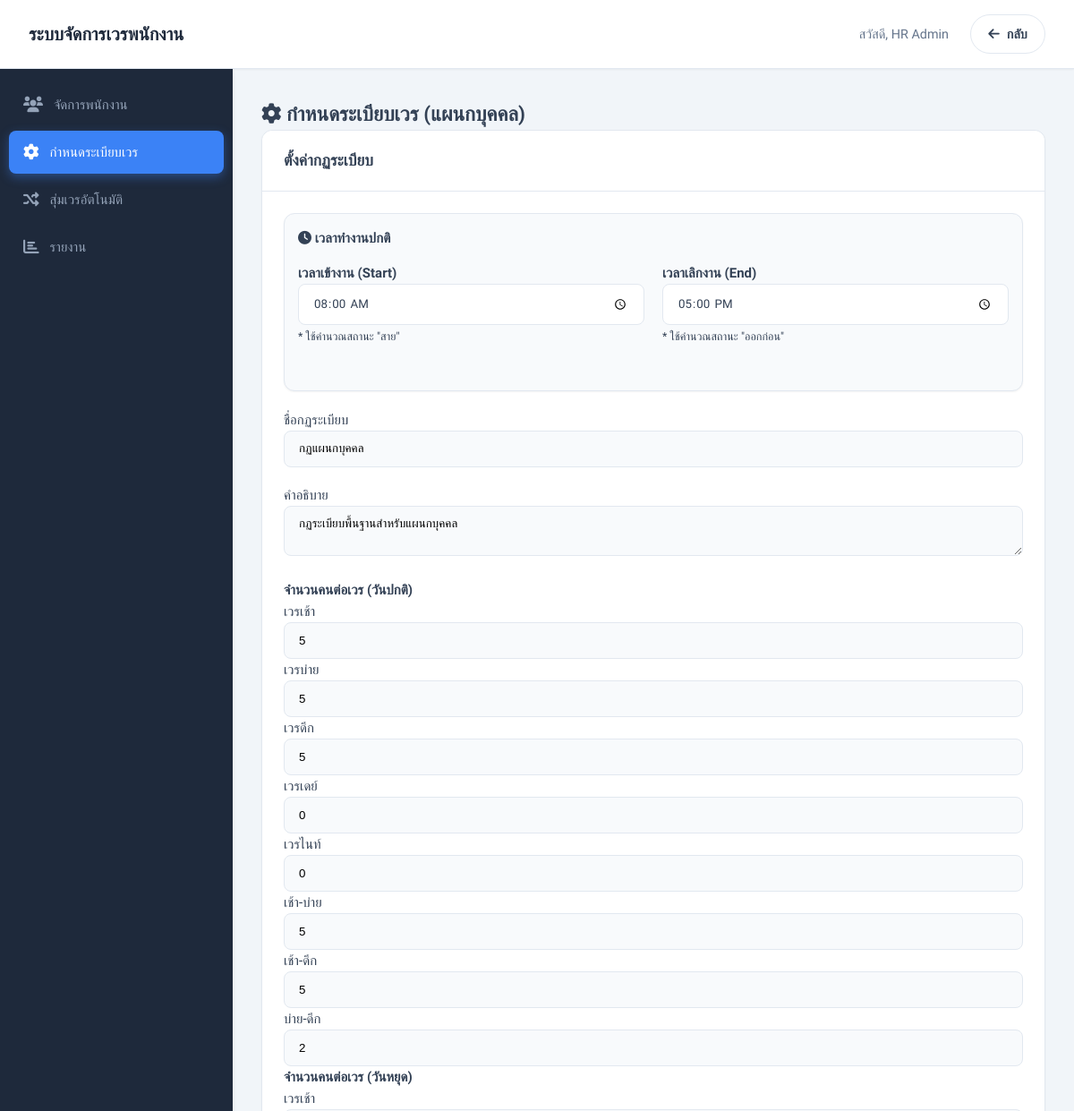
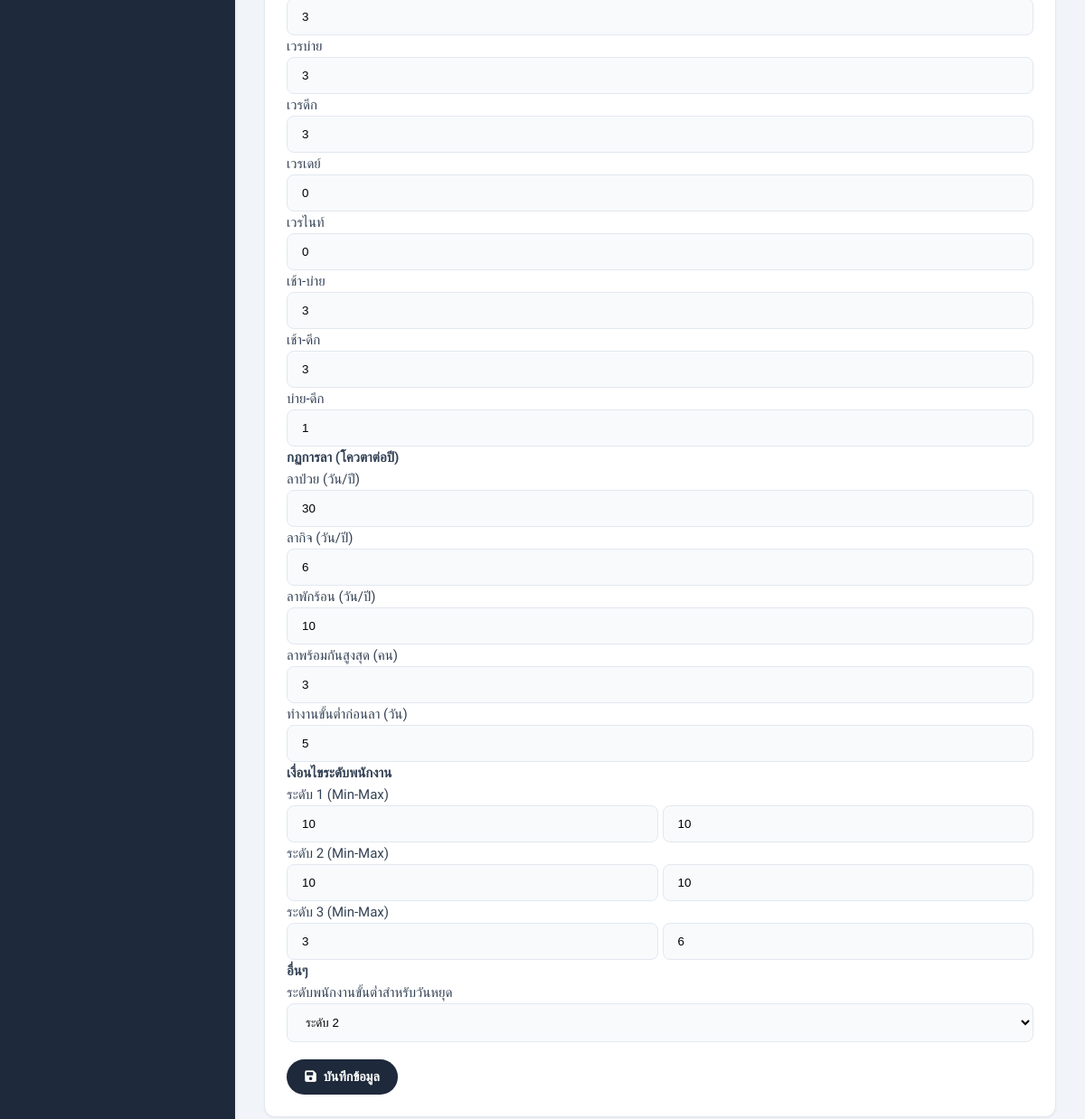
Screenshot of /schedule_rules.php (signed in) with the database file from the repository (2 pictures, top to bottom).
### tables this page shows
CREATE TABLE `schedule_rules` (
  `id` int(11) NOT NULL,
  `department_id` int(11) DEFAULT NULL,
  `rule_name` varchar(255) NOT NULL,
  `rule_description` text DEFAULT NULL,
  `morning_count` int(11) DEFAULT 0,
  `afternoon_count` int(11) DEFAULT 0,
  `night_count` int(11) DEFAULT 0,
  `day_count` int(11) DEFAULT 0,
  `night_shift_count` int(11) DEFAULT 0,
  `morning_afternoon_count` int(11) DEFAULT 0,
  `morning_night_count` int(11) DEFAULT 0,
  `afternoon_night_count` int(11) DEFAULT 0,
  `max_concurrent_leave` int(11) DEFAULT 3,
  `work_days_before_leave` int(11) DEFAULT 5,
  `monthly_leave_days` int(11) DEFAULT 8,
  `created_by` int(11) DEFAULT NULL,
  `created_at` timestamp NOT NULL DEFAULT current_timestamp(),
  `updated_at` timestamp NOT NULL DEFAULT current_timestamp() ON UPDATE current_timestamp(),
  `holiday_morning_count` int(11) DEFAULT 5,
  `holiday_afternoon_count` int(11) DEFAULT 5,
  `holiday_night_count` int(11) DEFAULT 5,
  `holiday_day_count` int(11) DEFAULT 0,
  `holiday_night_shift_count` int(11) DEFAULT 0,
  `holiday_morning_afternoon_count` int(11) DEFAULT 3,
  `holiday_morning_night_count` int(11) DEFAULT 3,
  `holiday_afternoon_night_count` int(11) DEFAULT 0
);

CREATE TABLE `employee_level_rules` (
  `id` int(11) NOT NULL,
  `department_id` int(11) NOT NULL,
  `employee_level` int(11) NOT NULL,
  `min_per_day` int(11) DEFAULT 0,
  `max_per_day` int(11) DEFAULT 0,
  `created_by` int(11) DEFAULT NULL,
  `created_at` timestamp NOT NULL DEFAULT current_timestamp(),
  `updated_at` timestamp NOT NULL DEFAULT current_timestamp() ON UPDATE current_timestamp()
);

CREATE TABLE `holiday_rules` (
  `id` int(11) NOT NULL,
  `department_id` int(11) NOT NULL,
  `morning_count` int(11) DEFAULT 2,
  `afternoon_count` int(11) DEFAULT 2,
  `night_count` int(11) DEFAULT 2,
  `min_employee_level` int(11) DEFAULT 2,
  `created_by` int(11) DEFAULT NULL,
  `created_at` timestamp NOT NULL DEFAULT current_timestamp(),
  `updated_at` timestamp NOT NULL DEFAULT current_timestamp() ON UPDATE current_timestamp()
);

### schedule_rules.php (the view, shortened to what this page needs)
<?php
include 'config.php';
$department_id = $_SESSION['department_id'];
$rules_sql = "SELECT * FROM schedule_rules WHERE department_id = ?";
$rules_stmt = mysqli_prepare($conn, $rules_sql);
mysqli_stmt_bind_param($rules_stmt, "i", $department_id);
mysqli_stmt_execute($rules_stmt);
$rules_result = mysqli_stmt_get_result($rules_stmt);
$current_rules = mysqli_fetch_assoc($rules_result);
if ($current_rules) {
    $current_rules['work_start_time'] = !empty($current_rules['work_start_time']) ? date('H:i', strtotime($current_rules['work_start_time'])) : '08:00';
    $current_rules['work_end_time'] = !empty($current_rules['work_end_time']) ? date('H:i', strtotime($current_rules['work_end_time'])) : '17:00';
}
$level_rules_sql = "SELECT * FROM employee_level_rules WHERE department_id = ?";
$level_rules_stmt = mysqli_prepare($conn, $level_rules_sql);
mysqli_stmt_bind_param($level_rules_stmt, "i", $department_id);
mysqli_stmt_execute($level_rules_stmt);
$level_rules_result = mysqli_stmt_get_result($level_rules_stmt);
$current_level_rules = [];
while ($row = mysqli_fetch_assoc($level_rules_result)) {
    $current_level_rules[$row['employee_level']] = $row;
}
$holiday_rules_sql = "SELECT * FROM holiday_rules WHERE department_id = ?";
$holiday_rules_stmt = mysqli_prepare($conn, $holiday_rules_sql);
mysqli_stmt_bind_param($holiday_rules_stmt, "i", $department_id);
mysqli_stmt_execute($holiday_rules_stmt);
$holiday_rules_result = mysqli_stmt_get_result($holiday_rules_stmt);
$current_holiday_rules = mysqli_fetch_assoc($holiday_rules_result);
$current_dept_name = "Unknown";
$dept_sql = "SELECT name FROM departments WHERE id = ?";
$dept_stmt = mysqli_prepare($conn, $dept_sql);
mysqli_stmt_bind_param($dept_stmt, "i", $department_id);
mysqli_stmt_execute($dept_stmt);
mysqli_stmt_bind_result($dept_stmt, $current_dept_name);
?>
<!DOCTYPE html>
<html lang="th">
<head>
    <link rel="stylesheet" href="style.css">
    <link href="https://cdnjs.cloudflare.com/ajax/libs/font-awesome/6.0.0/css/all.min.css" rel="stylesheet">
</head>
<body>
    <div class="container">
        <header>
            <h1>ระบบจัดการเวรพนักงาน</h1>
            <div class="user-info">
                <span>สวัสดี, <?php echo $_SESSION['full_name']; ?></span>
                <a href="admin_dashboard.php" class="btn btn-secondary">
                    <i class="fas fa-arrow-left"></i> กลับ
                </a>
            </div>
        </header>
        <div class="dashboard-container">
            <nav class="tapbar">
                <ul class="tapbar-menu">
                    <li><a href="user_management.php"><i class="fas fa-users"></i>จัดการพนักงาน</a></li>
                    <li><a href="schedule_rules.php" class="active"><i class="fas fa-cog"></i>กำหนดระเบียบเวร</a></li>
                    <li><a href="random_schedule.php"><i class="fas fa-random"></i>สุ่มเวรอัตโนมัติ</a></li>
                    <li><a href="report_management.php"><i class="fas fa-chart-bar"></i>รายงาน</a></li>
                </ul>
            </nav>
            <main class="content-area">
                <div class="page-header">
                    <h2><i class="fas fa-cog"></i> กำหนดระเบียบเวร (<?php echo htmlspecialchars($current_dept_name); ?>)</h2>
                </div>
                <div class="card">
                    <div class="card-header"><h3>ตั้งค่ากฏระเบียบ</h3></div>
                    <div class="card-body">
                        <form method="post">
                            <div class="card" style="background-color: #f8fafc; border: 1px solid #e2e8f0; margin-bottom: 20px;">
                                <div class="card-body" style="padding: 15px;">
                                    <h4 style="margin-bottom: 15px; color: #334155;"><i class="fas fa-clock"></i> เวลาทำงานปกติ</h4>
                                    <div class="form-row">
                                        <div class="form-group" style="flex: 1;">
                                            <label style="font-weight: 600;">เวลาเข้างาน (Start)</label>
                                            <input type="time" name="work_start_time" class="form-control"
                                                   value="<?php echo $current_rules['work_start_time'] ?? '08:00'; ?>" required>
                                            <small class="text-muted">* ใช้คำนวณสถานะ "สาย"</small>
                                        </div>
                                        <div class="form-group" style="flex: 1;">
                                            <label style="font-weight: 600;">เวลาเลิกงาน (End)</label>
                                            <input type="time" name="work_end_time" class="form-control"
                                                   value="<?php echo $current_rules['work_end_time'] ?? '17:00'; ?>" required>
                                            <small class="text-muted">* ใช้คำนวณสถานะ "ออกก่อน"</small>
                                        </div>
                                    </div>
                                </div>
                            </div>
                            <div class="form-group">
                                <label>ชื่อกฏระเบียบ</label>
                                <input type="text" name="rule_name" class="form-control" value="<?php echo htmlspecialchars($current_rules['rule_name'] ?? 'กฏระเบียบพื้นฐาน'); ?>" required>
                            </div>
                            <div class="form-group">
                                <label>คำอธิบาย</label>
                                <textarea name="rule_description" class="form-control" rows="2"><?php echo htmlspecialchars($current_rules['rule_description'] ?? ''); ?></textarea>
                            </div>
                            <h4 class="section-title">จำนวนคนต่อเวร (วันปกติ)</h4>
                            <div class="rules-grid">
                                <?php
                                $shifts = [
                                    'morning_count' => 'เวรเช้า', 'afternoon_count' => 'เวรบ่าย', 'night_count' => 'เวรดึก',
                                    'day_count' => 'เวรเดย์', 'night_shift_count' => 'เวรไนท์',
                                    'morning_afternoon_count' => 'เช้า-บ่าย', 'morning_night_count' => 'เช้า-ดึก', 'afternoon_night_count' => 'บ่าย-ดึก'
                                ];
                                foreach($shifts as $key => $label):
                                ?>
                                <div class="rule-item">
                                    <label><?php echo $label; ?></label>
                                    <input type="number" name="<?php echo $key; ?>" class="form-control" min="0" max="50"
                                           value="<?php echo $current_rules[$key] ?? 0; ?>">
                                </div>
                                <?php endforeach; ?>
                            </div>
                            <h4 class="section-title">จำนวนคนต่อเวร (วันหยุด)</h4>
                            <div class="rules-grid">
                                <?php
                                $h_shifts = [
                                    'holiday_morning_count' => 'เวรเช้า', 'holiday_afternoon_count' => 'เวรบ่าย', 'holiday_night_count' => 'เวรดึก',
                                    'holiday_day_count' => 'เวรเดย์', 'holiday_night_shift_count' => 'เวรไนท์',
                                    'holiday_morning_afternoon_count' => 'เช้า-บ่าย', 'holiday_morning_night_count' => 'เช้า-ดึก', 'holiday_afternoon_night_count' => 'บ่าย-ดึก'
                                ];
                                foreach($h_shifts as $key => $label):
                                ?>
                                <div class="rule-item">
                                    <label><?php echo $label; ?></label>
                                    <input type="number" name="<?php echo $key; ?>" class="form-control" min="0" max="50"
                                           value="<?php echo $current_rules[$key] ?? 0; ?>">
                                </div>
                                <?php endforeach; ?>
                            </div>
                            <h4 class="section-title">กฏการลา (โควตาต่อปี)</h4>
                            <div class="rules-grid">
                                <div class="rule-item">
                                    <label>ลาป่วย (วัน/ปี)</label>
                                    <input type="number" name="yearly_sick_leave" class="form-control" min="0"
                                           value="<?php echo $current_rules['yearly_sick_leave'] ?? 30; ?>">
                                </div>
                                <div class="rule-item">
                                    <label>ลากิจ (วัน/ปี)</label>
                                    <input type="number" name="yearly_personal_leave" class="form-control" min="0"
                                           value="<?php echo $current_rules['yearly_personal_leave'] ?? 6; ?>">
                                </div>
                                <div class="rule-item">
                                    <label>ลาพักร้อน (วัน/ปี)</label>
                                    <input type="number" name="yearly_vacation_leave" class="form-control" min="0"
                                           value="<?php echo $current_rules['yearly_vacation_leave'] ?? 10; ?>">
                                </div>
                                <div class="rule-item">
                                    <label>ลาพร้อมกันสูงสุด (คน)</label>
                                    <input type="number" name="max_concurrent_leave" class="form-control" min="1" value="<?php echo $current_rules['max_concurrent_leave'] ?? 3; ?>">
                                </div>
                                <div class="rule-item">
                                    <label>ทำงานขั้นต่ำก่อนลา (วัน)</label>
                                    <input type="number" name="work_days_before_leave" class="form-control" min="0" value="<?php echo $current_rules['work_days_before_leave'] ?? 5; ?>">
                                </div>
                            </div>
                            <h4 class="section-title">เงื่อนไขระดับพนักงาน</h4>
                            <div class="rules-grid">
                                <?php for($i=1; $i<=3; $i++): ?>
                                <div class="rule-item">
                                    <label>ระดับ <?php echo $i; ?> (Min-Max)</label>
                                    <div style="display:flex; gap:5px;">
                                        <input type="number" name="level<?php echo $i; ?>_min" class="form-control" placeholder="Min"
                                               value="<?php echo $current_level_rules[$i]['min_per_day'] ?? 0; ?>">
                                        <input type="number" name="level<?php echo $i; ?>_max" class="form-control" placeholder="Max"
                                               value="<?php echo $current_level_rules[$i]['max_per_day'] ?? 0; ?>">
                                    </div>
                                </div>
                                <?php endfor; ?>
                            </div>
                            <h4 class="section-title">อื่นๆ</h4>
                            <div class="form-group">
                                <label>ระดับพนักงานขั้นต่ำสำหรับวันหยุด</label>
                                <select name="holiday_min_level" class="form-control">
                                    <?php
                                    $min_lvl = $current_holiday_rules['min_employee_level'] ?? 1;
                                    ?>
                                    <option value="2" <?php echo $min_lvl == 2 ? 'selected' : ''; ?>>ระดับ 2</option>
                                </select>
                            </div>
                            <div class="form-actions">
                                <button type="submit" name="save_rules" class="btn btn-primary"><i class="fas fa-save"></i> บันทึกข้อมูล</button>
                            </div>
                        </form>
                    </div>
                </div>
            </main>
        </div>
    </div>
</body>
</html>

### rows the page displays
schedule_rules: rule_name "กฏแผนกบุคคล", rule_description "กฏระเบียบพื้นฐานสำหรับแผนกบุคคล", morning_count "5", afternoon_count "5", night_count "5", day_count "0", night_shift_count "0", morning_afternoon_count "5", morning_night_count "5", afternoon_night_count "2", holiday_morning_count "3", holiday_afternoon_count "3", holiday_night_count "3", holiday_day_count "0", holiday_night_shift_count "0", holiday_morning_afternoon_count "3", holiday_morning_night_count "3", holiday_afternoon_night_count "1", max_concurrent_leave "3", work_days_before_leave "5"
employee_level_rules: level1_min "10", level1_max "10"
employee_level_rules: level2_min "10", level2_max "10"
employee_level_rules: level3_min "3", level3_max "6"
holiday_rules: holiday_min_level "ระดับ 2"

### other values shown
$_SESSION['full_name'] "HR Admin"
$current_dept_name "แผนกบุคคล"
$label "เวรเช้า"
$label "เวรบ่าย"
$label "เวรดึก"
$label "เวรเดย์"
$label "เวรไนท์"
$label "เช้า-บ่าย"
$label "เช้า-ดึก"
$label "บ่าย-ดึก"
